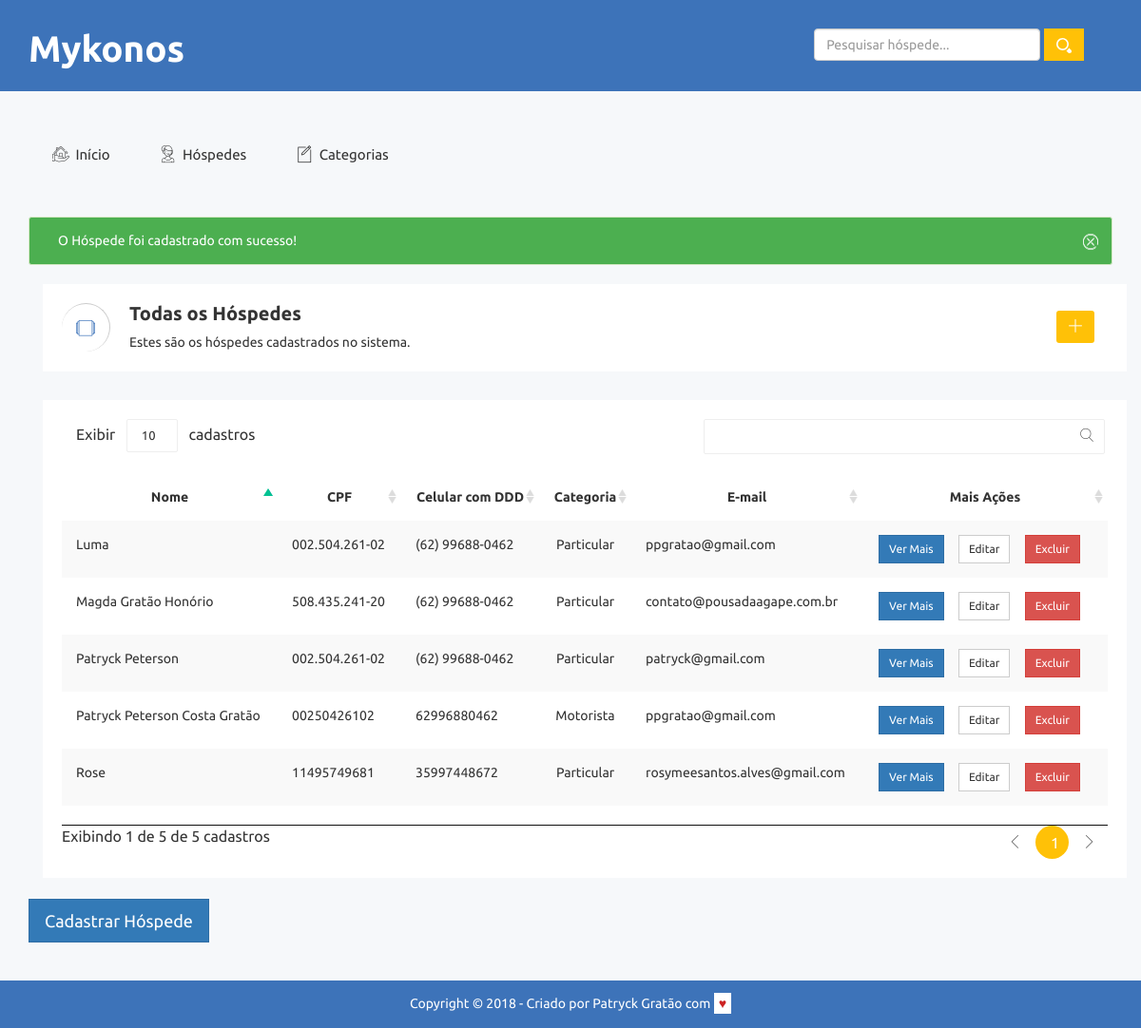
/listar-hospedes.php?cadastrado=true, run on the app's committed database.
### tables this page shows
CREATE TABLE `hospedes` (
  `id` int(11) NOT NULL,
  `nome` varchar(255) NOT NULL,
  `cpf` varchar(20) NOT NULL,
  `data_nascimento` varchar(255) DEFAULT NULL,
  `sexo` char(1) DEFAULT NULL,
  `telefone` varchar(50) DEFAULT NULL,
  `celular` varchar(50) DEFAULT NULL,
  `email` varchar(255) DEFAULT NULL,
  `estado_civil` varchar(60) DEFAULT NULL,
  `cep` varchar(30) DEFAULT NULL,
  `rua` varchar(255) DEFAULT NULL,
  `bairro` varchar(255) DEFAULT NULL,
  `cidade` varchar(255) DEFAULT NULL,
  `estado` char(3) DEFAULT NULL,
  `data_checkin` varchar(255) DEFAULT NULL,
  `data_checkout` varchar(255) DEFAULT NULL,
  `qtd_diarias` int(50) DEFAULT NULL,
  `qtd_pagantes` int(50) DEFAULT NULL,
  `preco_diaria` decimal(50,0) DEFAULT NULL,
  `valor_pago` decimal(50,0) DEFAULT NULL,
  `preco_total` decimal(50,0) DEFAULT NULL,
  `total_pagar` decimal(50,0) DEFAULT NULL,
  `info_extras` longtext,
  `categoria_id` int(11) DEFAULT NULL
);

CREATE TABLE `categorias` (
  `id` int(11) NOT NULL,
  `nome` varchar(255) NOT NULL
);

### banco/banco-hospede.php (called while the page is built, shortened)
<?php
  function listaHospedes ($conexao){
		$hospedes = array();
		$query = "select p.*, c.nome as categoria_nome from hospedes as p join categorias as c on p.categoria_id = c.id";
		$resultado = mysqli_query($conexao, $query);
		while($hospede = mysqli_fetch_assoc($resultado)) {
			array_push($hospedes, $hospede);
		}
		return $hospedes;
	}

### listar-hospedes.php (the view, shortened to what this page needs)
<?php
	include("partials/_header.php");
	include("banco/conecta.php");
	include("banco/banco-hospede.php");
	$hospedes = listaHospedes($conexao);
?>
	<?php if(array_key_exists("cadastrado", $_GET) && $_GET['cadastrado']=='true')  { ?>
		<div class="alert-list">
			<div class="alert alert-success alert-dismissible" role="alert">
         		<button type="button" class="close" data-dismiss="alert" aria-label="Close"><span aria-hidden="true"><i class="notika-icon notika-close"></i></span></button> O Hóspede foi cadastrado com sucesso!
        	</div>
		</div>
	<?php }
		 ?>
<div class="breadcomb-area">
		<div class="container">
			<div class="row">
				<div class="col-lg-12 col-md-12 col-sm-12 col-xs-12">
					<div class="breadcomb-list">
						<div class="row">
							<div class="col-lg-8 col-md-8 col-sm-8 col-xs-12">
								<div class="breadcomb-wp">
									<div class="breadcomb-icon">
										<i class="notika-icon notika-windows"></i>
									</div>
									<div class="breadcomb-ctn">
										<h2>Todas os Hóspedes</h2>
										<p>Estes são os hóspedes cadastrados no sistema. </p>
									</div>
								</div>
							</div>
							<div class="col-lg-4 col-md-4 col-sm-4 col-xs-3">
								<div class="breadcomb-report">
									<a href="cadastrar-hospede.php" data-toggle="tooltip" data-placement="left" title="Cadastrar novo Hóspede" class="btn"><i class="notika-icon notika-plus-symbol"></i></a>
								</div>
							</div>
						</div>
					</div>
				</div>
			</div>
		</div>
	</div>
<div class="data-table-area">
        <div class="container">
            <div class="row">
                <div class="col-lg-12 col-md-12 col-sm-12 col-xs-12">
                    <div class="data-table-list">
						<div class="table-responsive">
							<table id="data-table-basic" class="table table-striped">
								<thead>
								    <tr>
								      <th scope="col" class="text-center">Nome</th>
								      <th scope="col" class="text-center">CPF</th>
								      <th scope="col" class="text-center">Celular com DDD</th>
								      <th scope="col" class="text-center">Categoria</th>
								      <th scope="col" class="text-center">E-mail</th>
								      <th scope="col" class="text-center">Mais Ações</th>
								    </tr>
							  	</thead>
							  	<tbody>
									<?php
										foreach ($hospedes as $hospede) : ?>
											<tr>
												<td><?= $hospede['nome'] ?></td>
												<td><?= $hospede['cpf'] ?></td>
												<td><?= $hospede['celular'] ?></td>
												<td class="text-center"><?= $hospede['categoria_nome'] ?></td>
												<td><?= $hospede['email'] ?></td>
												<td class="mais-acoes text-center" >
													<div class="btn-group notika-group-btn material-design-btn">
														<form class="mais-opcoes" action="ver-mais.php" method="post">
															<button class="btn btn-primary btn-sm notika-gp-primary">Ver Mais</button>
														</form>
						                                <form action="editar-hospede.php" class="mais-opcoes" method="post">
						                                	<button class="btn btn-default btn-sm">Editar</button>
						                                </form>
						                                <form class="mais-opcoes" action="remover.php" method="post">
						                                	<button class="btn btn-sm btn-danger notika-gp-danger">Excluir</button>
						                                </form>
					                          		</div>
												 </td>
											</tr>
									<?php endforeach ?>
								</tbody>
							</table>
						</div>
					</div>
				</div>
			</div>
		</div>
	</div>
	<br>
	<a class="btn btn-primary notika-btn-primary btn-lg" href="cadastrar-hospede.php">Cadastrar Hóspede</a>
<?php include("partials/_footer.php"); ?>

### assets/css/themesaller-forms.css (style rules this page uses)
html, body { border: 0; margin: 0; padding: 0; font-size: 100%; vertical-align: baseline; font: inherit; }
body { margin: 0; padding: 0; background:url(../images/body_bg.jpg) no-repeat center top; }

### assets/css/notification/notification.css (style rules this page uses)
.alert-success { background-color:#4CAF50; color:#fff }
.alert { padding-left:30px; font-size:14px }
.alert span { cursor:pointer }

### assets/css/main.css (style rules this page uses)
html { color: #222; font-size: 1em; line-height: 1.4; }

### assets/css/mykonos.css (style rules this page uses)
body { font-family: 'Ubuntu', sans-serif; }
.mais-opcoes { display: inline; }
.btn { border-radius: 0; margin-right: 1em; }

### data on the page
hospedes: nome "Rose", cpf "11495749681", celular "35997448672", categoria.nome "Particular", email "rosymeesantos.alves@gmail.com"
hospedes: nome "Patryck Peterson Costa Gratão", cpf "00250426102", celular "62996880462", categoria.nome "Motorista", email "ppgratao@gmail.com"
hospedes: nome "Patryck Peterson", cpf "002.504.261-02", celular "(62) 99688-0462", categoria.nome "Particular", email "patryck@gmail.com"
hospedes: nome "Magda Gratão Honório", cpf "508.435.241-20", celular "(62) 99688-0462", categoria.nome "Particular", email "contato@pousadaagape.com.br"
hospedes: nome "Luma", cpf "002.504.261-02", celular "(62) 99688-0462", categoria.nome "Particular", email "ppgratao@gmail.com"
